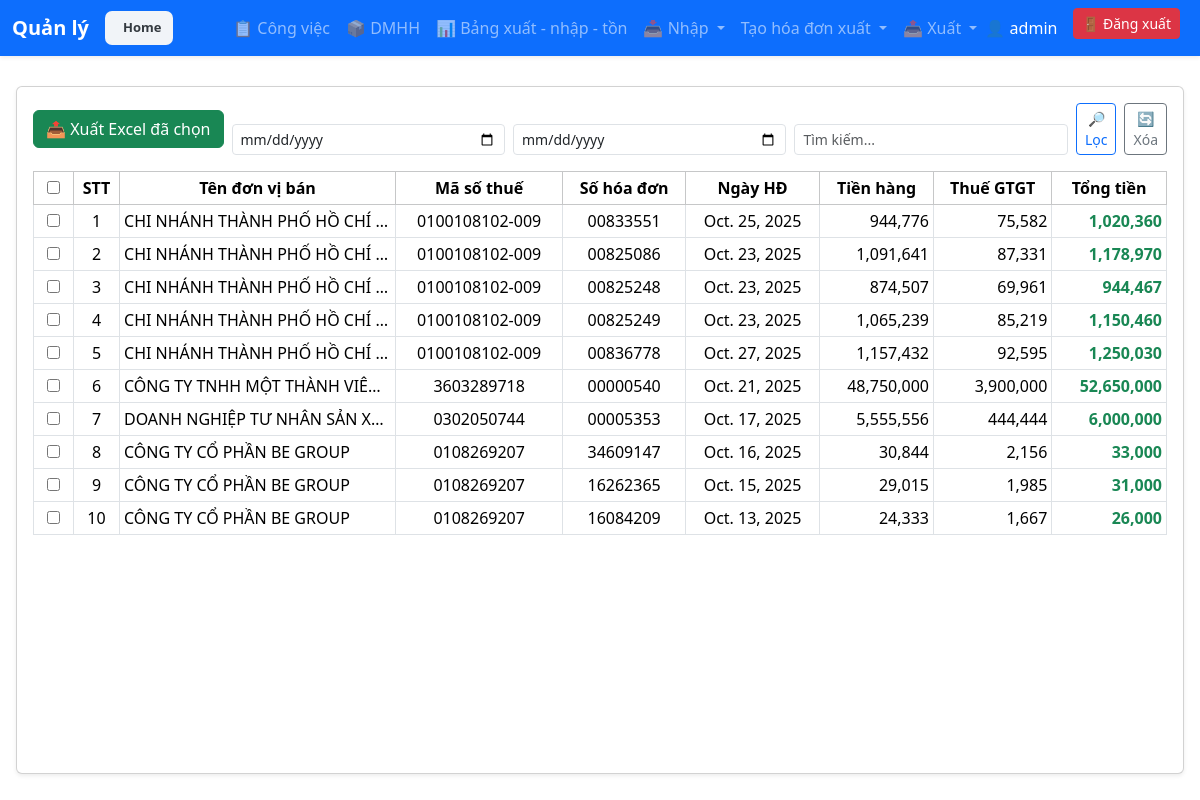
Screenshot of /invoice/summary/ (signed in) with the database file from the repository.
### invoice_reader_app/model_invoice.py (models this page shows, shortened)
class Invoice(models.Model):
    fiscal_year = models.IntegerField(db_index=True)
    supplier = models.ForeignKey(Supplier, on_delete=models.SET_NULL, null=True, blank=True)
    so_hoa_don = models.CharField(max_length=50)
    ngay_hd = models.DateField(null=True)
    hinh_thuc_tt = models.CharField(max_length=100, blank=True)
    mau_so = models.CharField(max_length=50, blank=True)
    ky_hieu = models.CharField(max_length=50, blank=True)
    ten_dv_ban = models.CharField(max_length=200)
    ma_so_thue = models.CharField(max_length=50)
    dia_chi = models.TextField(blank=True)
    ten_nguoi_mua = models.CharField(max_length=200, blank=True)
    ma_so_thue_mua = models.CharField(max_length=50, blank=True)
    dia_chi_mua = models.TextField(blank=True)
    so_tk = models.CharField(max_length=100, blank=True)
    ten_ngan_hang = models.CharField(max_length=100, blank=True)
    tong_tien_hang = models.FloatField(default=0)
    tong_tien_thue = models.FloatField(default=0)
    tong_tien = models.DecimalField(max_digits=18, decimal_places=2)
    email = models.EmailField(blank=True, null=True)
    created_at = models.DateTimeField(auto_now_add=True)
    file_name = models.CharField(max_length=255, blank=True, null=True)
    xml_uuid = models.CharField(
            max_length=50,
            null=True,
            blank=True,
            unique=True   # ✅ ĐÂY MỚI LÀ CHUẨN
        )
    da_tao_px = models.BooleanField(    default=False,    db_index=True,    verbose_name="Đã tạo phiếu xuất")
    LOAI_HD_CHOICES = (
        ('VAO', 'Hóa đơn vào'),
        ('XUAT', 'Hóa đơn xuất'),
    )
    loai_hd = models.CharField(max_length=10, choices=LOAI_HD_CHOICES, default='VAO')
    TRANG_THAI_CHOICES = (
        ("CHO_XUAT", "Chờ xuất hóa đơn"),
        ("DA_XUAT", "Đã xuất hóa đơn"),
    )
    trang_thai = models.CharField(
        max_length=20,
        choices=TRANG_THAI_CHOICES,
        default="CHO_XUAT"
    )
    class Meta:
        indexes = [
            models.Index(fields=["ma_so_thue", "ky_hieu", "so_hoa_don"]),
        ]
    from django.db.models import QuerySet

### invoice_reader_app/multiple_invoices.py (the view)
# urls.py: path('summary/', invoice_summary, name='invoice_summary'),
def invoice_summary(request):
    qs = Invoice.objects.all()
    start_date = request.GET.get("start_date")
    end_date = request.GET.get("end_date")
    search = request.GET.get("search")
    per_page = request.GET.get("per_page", "10")
    if start_date:
        qs = qs.filter(ngay_hd__gte=start_date)
    if end_date:
        qs = qs.filter(ngay_hd__lte=end_date)
    if search:
        qs = qs.filter(
            Q(ten_dv_ban__icontains=search) |
            Q(ma_so_thue__icontains=search) |
            Q(so_hoa_don__icontains=search)
        )
    data_list = []
    for inv in qs:
        items = inv.items.aggregate(
            tong_tien_hang=Sum('thanh_tien'),
            tien_thue_gtgt=Sum('tien_thue'),
            tong_chiet_khau=Sum('chiet_khau')    # <-- thêm
        )
        inv.tong_tien_hang = items['tong_tien_hang'] or 0
        inv.tien_thue_gtgt = items['tien_thue_gtgt'] or 0
        inv.tong_chiet_khau = items['tong_chiet_khau'] or 0   # <-- thêm
        data_list.append(inv)
    if per_page != "all":
        try:
            per_page = int(per_page)
            from django.core.paginator import Paginator
            paginator = Paginator(data_list, per_page)
            page_number = request.GET.get("page")
            data = paginator.get_page(page_number)
        except:
            data = data_list
    else:
        data = data_list
    context = {
        "data": data,
        "query_params": request.GET.urlencode(),
    }
    return render(request, "invoice_summary.html", context)

### invoice_reader_app/context_processors.py (called while the page is built)
def current_fiscal_year(request):
    return {
        "current_year": request.session.get(
            "fiscal_year", datetime.now().year
        )
    }

### invoice_reader_app/templates/invoice_summary.html (shortened to what this page needs)
{% extends 'base.html' %}
{% load humanize %}
{% block content %}
<div class="full-screen-container">
  <div class="card card-full shadow-sm">
    <div class="card-body">
      <div class="d-flex flex-wrap gap-2 mb-3 align-items-center">
        <form method="get" action="{% url 'invoice_summary_export_excel' %}" id="exportForm">
            <button type="submit" class="btn btn-success">📤 Xuất Excel đã chọn</button>
        </form>
        <form method="get" class="d-flex gap-2 align-items-end flex-grow-1">
          <input type="date" name="start_date" value="{{ request.GET.start_date }}" class="form-control form-control-sm">
          <input type="date" name="end_date" value="{{ request.GET.end_date }}" class="form-control form-control-sm">
          <input type="text" name="search" placeholder="Tìm kiếm..." value="{{ request.GET.search }}" class="form-control form-control-sm flex-grow-1">
          <button class="btn btn-outline-primary btn-sm">🔎 Lọc</button>
          <a href="{% url 'invoice_summary' %}" class="btn btn-outline-secondary btn-sm">🔄 Xóa</a>
        </form>
      </div>
      {% if data %}
      <div class="table-container">
        <table class="table table-bordered table-hover table-sm text-center align-middle">
          <thead class="table-light">
            <tr>
              <th><input type="checkbox" id="checkAll"></th>
              <th>STT</th>
              <th>Tên đơn vị bán</th>
              <th>Mã số thuế</th>
              <th>Số hóa đơn</th>
              <th>Ngày HĐ</th>
              <th>Tiền hàng</th>
              <th>Thuế GTGT</th>
              <th>Tổng tiền</th>
            </tr>
          </thead>
          <tbody>
            {% for invoice in data %}
            <tr>
              <td><input type="checkbox" class="checkItem" name="invoice_ids" value="{{ invoice.id }}"></td>
              <td>{{ forloop.counter }}</td>
              <td class="text-start truncate-cell">{{ invoice.ten_dv_ban }}</td>
              <td>{{ invoice.ma_so_thue }}</td>
              <td>{{ invoice.so_hoa_don }}</td>
              <td>{{ invoice.ngay_hd }}</td>
              <td class="text-end">{{ invoice.tong_tien_hang|floatformat:0|intcomma }}</td>
              <td class="text-end">{{ invoice.tien_thue_gtgt|floatformat:0|intcomma }}</td>
              <td class="text-end text-success fw-bold">{{ invoice.tong_tien|floatformat:0|intcomma }}</td>
            </tr>
            {% endfor %}
          </tbody>
        </table>
      </div>
    <div class="pagination-container d-flex justify-content-between align-items-center mt-2">
    </div>
      {% else %}
      <p class="text-muted text-center mt-4">Không có dữ liệu để hiển thị.</p>
      {% endif %}
    </div>
  </div>
</div>
{% endblock %}

### invoice_reader_app/templates/base.html (shortened to what this page needs)
{% load static %}
{% load custom_tags %}
<!DOCTYPE html>
<html lang="vi">
<head>
  <link href="https://cdn.jsdelivr.net/npm/bootstrap@5.3.3/dist/css/bootstrap.min.css" rel="stylesheet">
  <link rel="stylesheet" href="{% static 'css/style.css' %}">
</head>
<body>
<nav class="navbar navbar-expand-lg navbar-dark bg-primary shadow-sm fixed-top">
  <div class="container-fluid">
    <a class="navbar-brand fw-bold text-white" href="#">
        {% block navbar_title %}Quản lý{% endblock %}
    </a>
    <a href="{% url 'home' %}" class="home-button" title="Trang chủ">
        <span>Home</span>
    </a>
    <div class="collapse navbar-collapse" id="navbarNav">
      <ul class="navbar-nav ms-auto">
<li class="nav-item">
    <a
        class="nav-link {% if request.resolver_match.url_name == 'work_task_list' %}active{% endif %}"
        href="{% url 'work_task_list' %}"
    >
        📋 Công việc
    </a>
</li>
<li class="nav-item">
    <a
        class="nav-link {% if request.resolver_match.url_name == 'product_dmhh' %}active{% endif %}"
        href="{% url 'product_dmhh' %}"
    >
        📦 DMHH
    </a>
</li>
<li class="nav-item">
    <a
        class="nav-link {% if request.resolver_match.url_name == 'inventory_summary' %}active{% endif %}"
        href="{% url 'inventory_summary' %}"
    >
        📊 Bảng xuất - nhập - tồn
    </a>
</li>
<li class="nav-item dropdown">
    <a
        class="nav-link dropdown-toggle
        "        href="#"        id="productsDropdown"        role="button"        data-bs-toggle="dropdown"        aria-expanded="false"    >
        📥 Nhập
    </a>
</li>
<li class="nav-item dropdown">
  <a class="nav-link dropdown-toggle
     "     href="#"     id="exportInvoiceDropdown"     role="button"     data-bs-toggle="dropdown"     aria-expanded="false">    Tạo hóa đơn xuất  </a>
</li>
<li class="nav-item dropdown position-static">
  <a href="#" class="nav-link dropdown-toggle
    "
     id="exportDropdown" role="button" data-bs-toggle="dropdown" aria-expanded="false">
    📤 Xuất
  </a>
</li>
        {% if user.is_authenticated %}
          <li class="nav-item me-3 d-flex align-items-center">
            <span class="navbar-text text-white">
              👤 {{ user.username }}
            </span>
          </li>
          <li class="nav-item me-2">
            <form method="post" action="{% url 'logout' %}">
              <button type="submit" class="btn btn-danger btn-sm">
                🚪 Đăng xuất
              </button>
            </form>
          </li>
        {% endif %}
      </ul>
    </div>
  </div>
</nav>
  <div class="{{ container_class }} flex-grow-1 d-flex flex-column" style="min-height:0">
    {% block content %}{% endblock %}
  </div>
</body>
</html>

### invoice_reader_app/templates/invoice_summary.html (style rules this page uses)
html, body { height: 100%; overflow: hidden; }
.full-screen-container { height: 90vh; display: flex; flex-direction: column; padding: 1rem; overflow: hidden; }
.card-full { flex: 1 1 auto; display: flex; flex-direction: column; min-height: 0; overflow: hidden; }
.card-body { flex: 1 1 auto; min-height: 0; display: flex; flex-direction: column; overflow: hidden; }
.table-container { flex: 1 1 auto; min-height: 0; overflow: auto; }
.table th:first-child, .table td:first-child { position: sticky; left: 0; background: #fff; z-index: 10; width: 40px; text-align: center; }
.table thead th { position: sticky; top: 0; background: #fff; z-index: 5; }
.truncate-cell { max-width: 220px; white-space: nowrap; overflow: hidden; text-overflow: ellipsis; }
.text-end { text-align: right; }
.text-success { color: green; }
.pagination-container { padding: 10px 0; }

### invoice_reader_app/templates/base.html (style rules this page uses)
body { padding-top: 70px; }
.home-button { display: inline-flex; align-items: center; gap: 6px; padding: 7px 12px; color: #343a40; background: #f1f4f8; border-radius: 7px; text-decoration: none; font-size: 13px; font-weight: 600; transition: .2s; }

### rows the page displays
Invoice: ten_dv_ban "CHI NHÁNH THÀNH PHỐ HỒ CHÍ…", ma_so_thue "0100108102-009", so_hoa_don "00833551", ngay_hd "Oct. 25, 2025", tong_tien_hang "944,776", tien_thue_gtgt "75,582", tong_tien "1,020,360"
Invoice: ten_dv_ban "CHI NHÁNH THÀNH PHỐ HỒ CHÍ…", ma_so_thue "0100108102-009", so_hoa_don "00825086", ngay_hd "Oct. 23, 2025", tong_tien_hang "1,091,641", tien_thue_gtgt "87,331", tong_tien "1,178,970"
Invoice: ten_dv_ban "CHI NHÁNH THÀNH PHỐ HỒ CHÍ…", ma_so_thue "0100108102-009", so_hoa_don "00825248", ngay_hd "Oct. 23, 2025", tong_tien_hang "874,507", tien_thue_gtgt "69,961", tong_tien "944,467"
Invoice: ten_dv_ban "CHI NHÁNH THÀNH PHỐ HỒ CHÍ…", ma_so_thue "0100108102-009", so_hoa_don "00825249", ngay_hd "Oct. 23, 2025", tong_tien_hang "1,065,239", tien_thue_gtgt "85,219", tong_tien "1,150,460"
Invoice: ten_dv_ban "CHI NHÁNH THÀNH PHỐ HỒ CHÍ…", ma_so_thue "0100108102-009", so_hoa_don "00836778", ngay_hd "Oct. 27, 2025", tong_tien_hang "1,157,432", tien_thue_gtgt "92,595", tong_tien "1,250,030"
Invoice: ten_dv_ban "CÔNG TY TNHH MỘT THÀNH VIÊ…", ma_so_thue "3603289718", so_hoa_don "00000540", ngay_hd "Oct. 21, 2025", tong_tien_hang "48,750,000", tien_thue_gtgt "3,900,000", tong_tien "52,650,000"
Invoice: ten_dv_ban "DOANH NGHIỆP TƯ NHÂN SẢN X…", ma_so_thue "0302050744", so_hoa_don "00005353", ngay_hd "Oct. 17, 2025", tong_tien_hang "5,555,556", tien_thue_gtgt "444,444", tong_tien "6,000,000"
Invoice: ten_dv_ban "CÔNG TY CỔ PHẦN BE GROUP", ma_so_thue "0108269207", so_hoa_don "34609147", ngay_hd "Oct. 16, 2025", tong_tien_hang "30,844", tien_thue_gtgt "2,156", tong_tien "33,000"
Invoice: ten_dv_ban "CÔNG TY CỔ PHẦN BE GROUP", ma_so_thue "0108269207", so_hoa_don "16262365", ngay_hd "Oct. 15, 2025", tong_tien_hang "29,015", tien_thue_gtgt "1,985", tong_tien "31,000"
Invoice: ten_dv_ban "CÔNG TY CỔ PHẦN BE GROUP", ma_so_thue "0108269207", so_hoa_don "16084209", ngay_hd "Oct. 13, 2025", tong_tien_hang "24,333", tien_thue_gtgt "1,667", tong_tien "26,000"

### other values shown
{{ user.username }} "admin"
